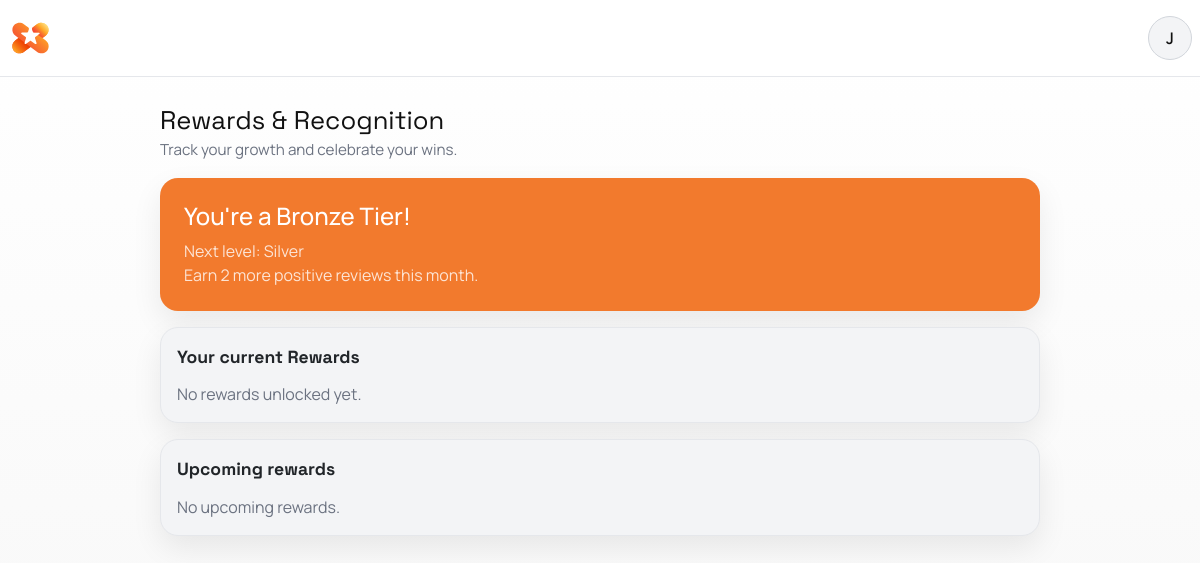
Screenshot of /me/profile (signed in) with the database file from the repository.
### app/models.py (models this page shows)
class User(db.Model, UserMixin):
    __tablename__ = "users"
    id = db.Column(db.Integer, primary_key=True)
    email = db.Column(db.String(255), unique=True, nullable=True)
    password_hash = db.Column(db.String(255), nullable=True)
    name = db.Column(db.String(120), nullable=True)
    avatar_url = db.Column(db.String(512), nullable=True)
    device_id_hash = db.Column(db.String(64), unique=True, nullable=True)
    level = db.Column(db.Integer, default=1, nullable=False)
    xp = db.Column(db.Integer, default=0, nullable=False)
    created_at = db.Column(db.DateTime, default=datetime.utcnow, nullable=False)
    memberships = db.relationship("Membership", backref="user", lazy=True)
    tips = db.relationship("Tip", backref="user", lazy=True)
    reviews = db.relationship("Review", backref="user", lazy=True)

class RewardTier(db.Model):
    __tablename__ = "reward_tiers"
    id = db.Column(db.Integer, primary_key=True)
    name = db.Column(db.String(50), nullable=False)
    threshold_xp = db.Column(db.Integer, nullable=False)
    perks_json = db.Column(JSON, nullable=True)

### app/routes/auth.py (the view)
@auth_bp.route("/me/profile")
def profile():
    if not current_user.is_authenticated:
        return render_template("auth/profile.html", is_guest=True)
    user = current_user
    tips = (
        Tip.query.filter_by(user_id=user.id).order_by(Tip.created_at.desc()).limit(20).all()
    )
    reviews = (
        Review.query.filter_by(user_id=user.id).order_by(Review.created_at.desc()).limit(20).all()
    )
    restaurant_ids = {t.restaurant_id for t in tips} | {r.restaurant_id for r in reviews}
    restaurants = (
        Restaurant.query.filter(Restaurant.id.in_(restaurant_ids)).order_by(Restaurant.name.asc()).all()
        if restaurant_ids
        else []
    )
    tiers, current_tier, next_tier, progress_pct = get_tier_progress(user)
    xp = user.xp or 0
    reviews_needed = 0
    if next_tier:
        gap = max(0, int(next_tier.threshold_xp or 0) - int(xp))
        reviews_needed = max(1, ceil(gap / 5)) if gap else 0
    claimed_ids = set()
    if restaurants:
        redemptions = CouponRedemption.query.filter_by(user_id=user.id).all()
        claimed_ids = {cr.coupon_id for cr in redemptions}
    reward_ids = [r.id for r in restaurants] if restaurants else []
    rewards_q = Coupon.query.filter_by(active=True)
    if reward_ids:
        rewards_q = rewards_q.filter(Coupon.restaurant_id.in_(reward_ids))
    rewards = rewards_q.order_by(Coupon.required_xp.asc()).all()
    current_rewards = [c for c in rewards if c.required_xp <= xp and c.id not in claimed_ids]
    upcoming_rewards = [c for c in rewards if c.required_xp > xp]
    expiry_by_id = {}
    now = datetime.utcnow()
    if rewards:
        next_month = datetime(now.year + (1 if now.month == 12 else 0), (now.month % 12) + 1, 1)
        month_end = next_month - timedelta(days=1)
        for c in rewards:
            expiry_by_id[c.id] = c.expires_at.strftime("%Y-%m-%d") if c.expires_at else month_end.strftime("%Y-%m-%d")
    return render_template(
        "auth/profile.html",
        is_guest=False,
        user=user,
        restaurants=restaurants,
        tips=tips,
        reviews=reviews,
        current_tier=current_tier,
        next_tier=next_tier,
        progress_pct=progress_pct,
        current_rewards=current_rewards,
        upcoming_rewards=upcoming_rewards,
        expiry_by_id=expiry_by_id,
        reviews_needed=reviews_needed,
    )

### app/models.py (called while the page is built)
@login_manager.user_loader
def load_user(user_id):
    return User.query.get(int(user_id))

### app/services/reward_service.py (called while the page is built)
def get_tiers():
    return RewardTier.query.order_by(RewardTier.threshold_xp.asc()).all()

def get_tier_progress(user: User | None):
    tiers = get_tiers()
    if not tiers:
        return [], None, None, 0
    xp = (user.xp if user else 0) or 0
    current = tiers[0]
    next_tier = None
    prev_thresh = tiers[0].threshold_xp
    for t in tiers:
        if xp >= t.threshold_xp:
            current = t
            prev_thresh = t.threshold_xp
        else:
            next_tier = t
            break
    progress_pct = 100
    if next_tier:
        span = max(1, next_tier.threshold_xp - prev_thresh)
        progress_pct = int(100 * ((xp - prev_thresh) / span))
    return tiers, current, next_tier, progress_pct

### templates/auth/profile.html (shortened to what this page needs)
{% extends "_base.html" %}
{% block content %}
{% if is_guest %}
  <div class="xinra-shell">
    <div class="card card-white p-4 text-center">
      <div class="dashboard-title">Rewards & Recognition</div>
      <div class="section-subtitle mt-2">Sign in to see your levels, XP, and rewards.</div>
      <div class="d-grid gap-2 mt-4">
        <a class="btn btn-primary" href="{{ url_for('auth.login', next=url_for('auth.profile')) }}">Sign in</a>
        <a class="btn btn-outline-orange" href="{{ url_for('auth.register', next=url_for('auth.profile')) }}">Create account</a>
      </div>
    </div>
  </div>
{% else %}
  {% set tier_name = current_tier.name if current_tier else 'Wood' %}
  <div class="xinra-shell">
    <div class="mb-3">
      <div class="dashboard-title">Rewards & Recognition</div>
      <div class="section-subtitle">Track your growth and celebrate your wins.</div>
    </div>
    <div class="card tier-card p-4 mb-3">
      <div class="h4">You're a {{ tier_name }} Tier!</div>
      {% if next_tier %}
        <div class="muted">Next level: {{ next_tier.name }}</div>
        <div class="muted">Earn {{ reviews_needed }} more positive reviews this month.</div>
      {% else %}
        <div class="muted">You are at the top tier.</div>
      {% endif %}
    </div>
    <div class="card p-3 mb-3">
      <div class="section-title" style="margin-top:0;">Your current Rewards</div>
      {% if current_rewards %}
        <div class="d-grid gap-3">
          {% for reward in current_rewards %}
            <div class="card card-white p-3 reward-card">
              <div class="fw-semibold">{{ reward.title }}</div>
              {% if expiry_by_id.get(reward.id) %}
                <div class="reward-meta">Redeem before {{ expiry_by_id[reward.id] }}</div>
              {% endif %}
              <form method="post" action="{{ url_for('auth.claim_coupon', coupon_id=reward.id) }}" class="mt-2">
                <input type="hidden" name="csrf_token" value="{{ csrf_token() }}">
                <button class="btn btn-primary w-100" type="submit">Claim reward</button>
              </form>
            </div>
          {% endfor %}
        </div>
      {% else %}
        <div class="text-muted">No rewards unlocked yet.</div>
      {% endif %}
    </div>
    <div class="card p-3">
      <div class="section-title" style="margin-top:0;">Upcoming rewards</div>
      {% if upcoming_rewards %}
        <div class="d-grid gap-3">
          {% for reward in upcoming_rewards %}
            <div class="card card-white p-3 reward-card">
              <div class="fw-semibold">{{ reward.title }}</div>
              <div class="reward-meta">Unlock at {{ reward.required_xp }} XP</div>
            </div>
          {% endfor %}
        </div>
      {% else %}
        <div class="text-muted">No upcoming rewards.</div>
      {% endif %}
    </div>
  </div>
{% endif %}
{% endblock %}

### templates/_base.html (shortened to what this page needs)
<!doctype html>
<html lang="en">
<head>
  <link href="https://cdn.jsdelivr.net/npm/bootstrap@5.3.3/dist/css/bootstrap.min.css" rel="stylesheet">
  <link href="https://cdn.jsdelivr.net/npm/bootstrap-icons@1.11.3/font/bootstrap-icons.css" rel="stylesheet">
  <link href="/static/css/custom.css" rel="stylesheet">
  <link href="/static/css/luxe.css" rel="stylesheet">
</head>
<body>
  {% if not hide_nav %}
  <nav class="xinra-nav">
    <div class="container-xxl nav-inner">
      <a class="xinra-brand" href="{{ url_for('public.tip_page', restaurant_slug='cafe-luna') }}">
        <img src="/static/logos/Xinra_icon_color.svg" alt="XINRA" class="nav-logo">
      </a>
      <div class="dropdown">
        <button class="profile-bubble dropdown-toggle" type="button" data-bs-toggle="dropdown" aria-expanded="false">
          {% if current_user.is_authenticated %}
            {% if current_user.avatar_url %}
              <img src="{{ current_user.avatar_url }}" alt="Profile" class="profile-img">
            {% elif current_user.staff and current_user.staff.avatar_url %}
              <img src="{{ current_user.staff.avatar_url }}" alt="Profile" class="profile-img">
            {% else %}
              <span>{{ (current_user.name or 'U')[:1].upper() }}</span>
            {% endif %}
        {% else %}
          <i class="bi bi-person-fill"></i>
        {% endif %}
        </button>
      </div>
    </div>
  </nav>
  {% endif %}
  <main class="xinra-main">
    <div class="container-xxl py-4">
      {% block content %}{% endblock %}
    </div>
  </main>
</body>
</html>

### static/css/custom.css (style rules this page uses)
:root { --xinra-orange: #f27a2d; --xinra-orange-dark: #e06a1f; --xinra-gray-100: #f3f4f6; --xinra-gray-200: #e5e7eb; --xinra-gray-300: #d1d5db; --xinra-gray-400: #9ca3af; --xinra-text: #111111; --xinra-muted: #6b7280; --xinra-green: #1f9d55; --xinra-purple: #6d4ae6; --xinra-white: #ffffff; --xinra-radius: 18px; --xinra-shadow: 0 12px 30px rgba(17, 17, 17, 0.08); --accent: #f27a2d; --font-body: "Manrope", system-ui, -apple-system, "Segoe UI", sans-serif; --font-head: "Space Grotesk", "Manrope", system-ui, -apple-system, "Segoe UI", sans-serif; }
* { box-sizing:border-box }
html,body { height:100% }
body { margin:0; color:var(--xinra-text); font-family:var(--font-body); background: linear-gradient(180deg, #ffffff 0%, #f7f7f7 100%); }
a { color:inherit }
.xinra-main { min-height:calc(100vh - 72px) }
.xinra-nav { position:sticky; top:0; z-index:1000; background:rgba(255,255,255,0.96); border-bottom:1px solid var(--xinra-gray-200); backdrop-filter: blur(12px); }
.xinra-nav .nav-inner { display:flex; align-items:center; justify-content:space-between; padding:16px 8px; }
.xinra-brand { font-family:var(--font-head); font-weight:700; letter-spacing:0.12em; text-decoration:none; color:var(--xinra-text); }
.nav-logo { height:36px; width:auto; display:block; }
.profile-bubble { width:44px; height:44px; border-radius:50%; border:1px solid var(--xinra-gray-300); background:var(--xinra-gray-100); display:grid; place-items:center; font-weight:600; color:var(--xinra-text); padding:0; }
.profile-bubble::after { display:none }
.card { border-radius:var(--xinra-radius); border:1px solid var(--xinra-gray-200); background:var(--xinra-gray-100); box-shadow:var(--xinra-shadow); }
.xinra-shell { max-width:880px;margin:0 auto }
.section-title { font-family:var(--font-head); font-size:1.1rem; margin:22px 0 12px; font-weight:700; }
.section-subtitle { color:var(--xinra-muted);font-size:0.95rem }
.tier-card { background:var(--xinra-orange); color:#fff; border:none; }
.tier-card .muted { color:rgba(255,255,255,0.8) }
.dashboard-title { font-family:var(--font-head);font-size:1.6rem }
.text-muted { color:var(--xinra-muted) !important }

### static/css/luxe.css (style rules this page uses)
:root { --lux-bg-1: #0f1115; --lux-bg-2: #12151b; --lux-panel: rgba(20, 23, 30, 0.8); --lux-border: rgba(255,255,255,0.08); --lux-text: #e8eaef; --lux-muted: #a8afbf; --gold: #d4af37; --gold-soft: rgba(212,175,55,0.35); }

### rows the page displays
User: name "J"
RewardTier: name "Bronze"
RewardTier: name "Silver"

### other values shown
{{ reviews_needed }} "2"
